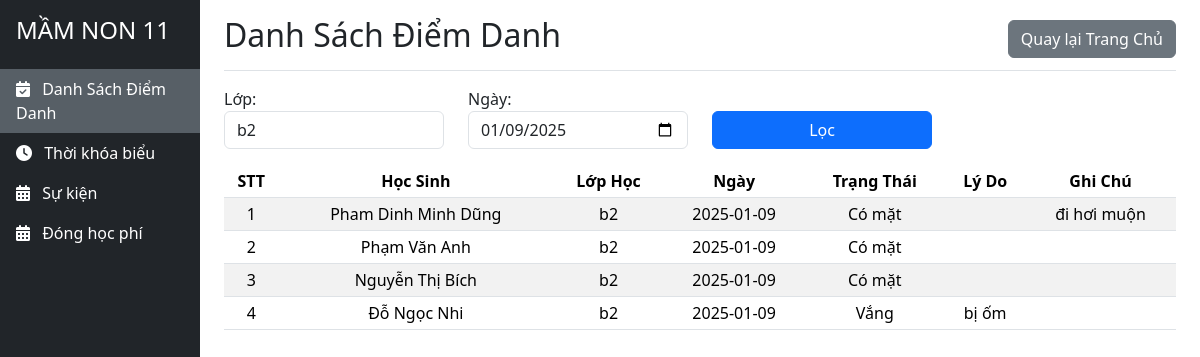
/pages/student/attendance.php?date=2025-01-09 (signed in), run on the app's committed database.
### tables this page shows
CREATE TABLE `classes` (
  `id` int NOT NULL,
  `ClassName` varchar(100) NOT NULL,
  `TeacherId` int DEFAULT NULL,
  `Quantity` int NOT NULL,
  `GradeID` int NOT NULL
);

CREATE TABLE `attendance` (
  `id` int NOT NULL,
  `studentid` int DEFAULT NULL,
  `date` date DEFAULT NULL,
  `status` text,
  `reason` text,
  `notes` text
);

CREATE TABLE `students` (
  `id` int NOT NULL,
  `FullName` varchar(100) NOT NULL,
  `DateOfBirth` date NOT NULL,
  `Gender` varchar(50) NOT NULL,
  `Address` varchar(255) DEFAULT NULL,
  `ParentName` varchar(100) NOT NULL,
  `ParentPhone` varchar(15) DEFAULT NULL,
  `ClassID` int DEFAULT NULL,
  `StudentID` varchar(12) NOT NULL
);

### pages/student/attendance.php (the view, shortened to what this page needs)
<?php
require_once '../system/connect.php';
$studentID = $_SESSION['studentID'] ?? '';
$sql_class = "SELECT c.id, c.ClassName
              FROM students s
              JOIN classes c ON s.ClassID = c.id
              WHERE s.id = '$studentID'";
$result_class = $conn->query($sql_class);
$class = $result_class->fetch_assoc();
$classID = $class['id'];
$className = $class['ClassName'];
$selectedDate = isset($_GET['date']) ? $_GET['date'] : date('Y-m-d');
$attendances = [];
$sql = "SELECT a.id, a.status, a.notes, a.reason, a.date, s.FullName, c.ClassName
        FROM attendance a
        JOIN students s ON a.StudentID = s.id
        LEFT JOIN classes c ON s.ClassID = c.id
        WHERE c.id = '$classID' AND a.date = '$selectedDate'";
$result = $conn->query($sql);
while ($row = $result->fetch_assoc()) {
    $attendances[] = $row;
}
?>
<!DOCTYPE html>
<html lang="vi">
<head>
    <link href="https://cdnjs.cloudflare.com/ajax/libs/bootstrap/5.3.2/css/bootstrap.min.css" rel="stylesheet">
    <link href="https://cdnjs.cloudflare.com/ajax/libs/font-awesome/6.4.2/css/all.min.css" rel="stylesheet">
</head>
<body>
    <div class="container-fluid">
        <div class="row">
            <nav class="col-md-2 d-none d-md-block bg-dark sidebar min-vh-100" style="padding:0;position: fixed;">
                <div class="position-sticky">
                    <div class="p-3 text-white">
                        <h4>MẦM NON 11</h4>
                    </div>
                    <ul class="nav flex-column">
                        <li class="nav-item" style="background:#575f66">
                            <a class="nav-link text-white" href="/tai/pages/student/attendance.php">
                                <i class="fas fa-calendar-check me-2"></i>
                                Danh Sách Điểm Danh
                            </a>
                        </li>
                        <li class="nav-item" >
                            <a class="nav-link text-white" href="/tai/pages/student/timetable.php">
                                <i class="fas fa-clock me-2"></i>
                                Thời khóa biểu
                            </a>
                        </li>
                        <li class="nav-item">
                            <a class="nav-link text-white" href="/tai/pages/student/event.php">
                                <i class="fas fa-calendar-alt me-2"></i>
                                Sự kiện
                            </a>
                        </li>
                        <li class="nav-item">
                            <a class="nav-link text-white" href="/tai/pages/student/payment.php">
                                <i class="fas fa-calendar-alt me-2"></i>
                                Đóng học phí
                            </a>
                        </li>
                    </ul>
                </div>
            </nav>
            <main class="col-md-9 ms-sm-auto col-lg-10 px-md-4">
                <div class="d-flex justify-content-between flex-wrap flex-md-nowrap align-items-center pt-3 pb-2 mb-3 border-bottom">
                    <h1 class="h2">Danh Sách Điểm Danh</h1>
                    <a href="../../index.php" class="btn btn-secondary">Quay lại Trang Chủ</a>
                </div>
                <form method="GET" action="attendance.php">
                    <div class="row mb-3">
                        <div class="col-md-3 col-12 mb-2 mb-md-0">
                            <label for="class">Lớp:</label>
                            <input type="text" id="class" value="<?php echo htmlspecialchars($className); ?>" class="form-control" readonly>
                        </div>
                        <div class="col-md-3 col-12">
                            <label for="date">Ngày:</label>
                            <input type="date" name="date" id="date" value="<?php echo htmlspecialchars($selectedDate); ?>" class="form-control">
                        </div>
                        <div class="col-md-3 col-12 d-flex align-items-end">
                            <button type="submit" class="btn btn-primary w-100">Lọc</button>
                        </div>
                    </div>
                </form>
                <div class="table-responsive">
                    <table class="table table-striped table-sm">
                        <thead>
                            <tr>
                                <th>STT</th>
                                <th>Học Sinh</th>
                                <th>Lớp Học</th>
                                <th>Ngày</th>
                                <th>Trạng Thái</th>
                                <th>Lý Do</th>
                                <th>Ghi Chú</th>
                            </tr>
                        </thead>
                        <tbody>
                            <?php foreach ($attendances as $index => $attendance): ?>
                                <tr>
                                    <td><?php echo $index + 1; ?></td>
                                    <td><?php echo htmlspecialchars($attendance['FullName']); ?></td>
                                    <td><?php echo htmlspecialchars($attendance['ClassName'] ?? ''); ?></td>
                                    <td><?php echo $attendance['date']; ?></td>
                                    <td>
                                        <?php echo $attendance['status'] == 1 ? 'Có mặt' : 'Vắng'; ?>
                                    </td>
                                    <td><?php echo htmlspecialchars($attendance['reason'] ?? ''); ?></td>
                                    <td><?php echo htmlspecialchars($attendance['notes'] ?? ''); ?></td>
                                </tr>
                            <?php endforeach; ?>
                        </tbody>
                    </table>
                </div>
            </main>
        </div>
    </div>
</body>
</html>

### pages/student/attendance.php (style rules this page uses)
.table-responsive { flex-grow: 1; min-height: 450px; }
th, td { text-align: center; }

### data on the page
classes: ClassName "b2"
attendance: studentid.FullName "Pham Dinh Minh Dũng", classes.ClassName "b2", date "2025-01-09", status "Có mặt", notes "đi hơi muộn"
attendance: studentid.FullName "Phạm Văn Anh", classes.ClassName "b2", date "2025-01-09", status "Có mặt"
attendance: studentid.FullName "Nguyễn Thị Bích", classes.ClassName "b2", date "2025-01-09", status "Có mặt"
attendance: studentid.FullName "Đỗ Ngọc Nhi", classes.ClassName "b2", date "2025-01-09", status "Vắng", reason "bị ốm"
